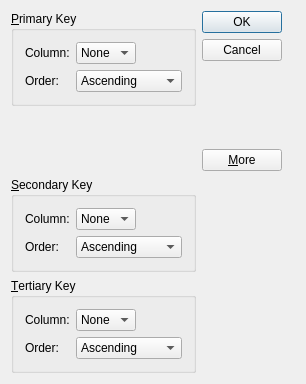
<?xml version="1.0" encoding="UTF-8"?>
<ui version="4.0">
 <class>sortDialog</class>
 <widget class="QDialog" name="sortDialog">
  <property name="geometry">
   <rect>
    <x>0</x>
    <y>0</y>
    <width>306</width>
    <height>384</height>
   </rect>
  </property>
  <property name="windowTitle">
   <string>sort</string>
  </property>
  <layout class="QFormLayout" name="formLayout">
   <item row="0" column="0">
    <layout class="QGridLayout" name="gridLayout_4">
     <item row="0" column="0">
      <widget class="QGroupBox" name="primaryGroupBox">
       <property name="title">
        <string>&amp;Primary Key</string>
       </property>
       <layout class="QGridLayout" name="gridLayout">
        <item row="0" column="0">
         <widget class="QLabel" name="label">
          <property name="text">
           <string>Column:</string>
          </property>
         </widget>
        </item>
        <item row="0" column="1">
         <widget class="QComboBox" name="primaryColumnCombo">
          <item>
           <property name="text">
            <string>None</string>
           </property>
          </item>
         </widget>
        </item>
        <item row="0" column="2">
         <spacer name="horizontalSpacer">
          <property name="orientation">
           <enum>Qt::Horizontal</enum>
          </property>
          <property name="sizeHint" stdset="0">
           <size>
            <width>40</width>
            <height>20</height>
           </size>
          </property>
         </spacer>
        </item>
        <item row="1" column="0">
         <widget class="QLabel" name="label_6">
          <property name="text">
           <string>Order:</string>
          </property>
         </widget>
        </item>
        <item row="1" column="1" colspan="2">
         <widget class="QComboBox" name="primaryOrderCombo">
          <item>
           <property name="text">
            <string>Ascending</string>
           </property>
          </item>
          <item>
           <property name="text">
            <string>Descending</string>
           </property>
          </item>
         </widget>
        </item>
       </layout>
      </widget>
     </item>
     <item row="0" column="1" rowspan="2">
      <layout class="QVBoxLayout" name="verticalLayout">
       <item>
        <widget class="QPushButton" name="okButton">
         <property name="text">
          <string>OK</string>
         </property>
         <property name="default">
          <bool>true</bool>
         </property>
        </widget>
       </item>
       <item>
        <widget class="QPushButton" name="cancelButton">
         <property name="enabled">
          <bool>true</bool>
         </property>
         <property name="text">
          <string>Cancel</string>
         </property>
        </widget>
       </item>
       <item>
        <spacer name="verticalSpacer">
         <property name="orientation">
          <enum>Qt::Vertical</enum>
         </property>
         <property name="sizeHint" stdset="0">
          <size>
           <width>0</width>
           <height>20</height>
          </size>
         </property>
        </spacer>
       </item>
       <item>
        <widget class="QPushButton" name="moreButton">
         <property name="text">
          <string>&amp;More</string>
         </property>
         <property name="checkable">
          <bool>true</bool>
         </property>
        </widget>
       </item>
      </layout>
     </item>
     <item row="1" column="0">
      <spacer name="verticalSpacer_2">
       <property name="orientation">
        <enum>Qt::Vertical</enum>
       </property>
       <property name="sizeHint" stdset="0">
        <size>
         <width>0</width>
         <height>20</height>
        </size>
       </property>
      </spacer>
     </item>
     <item row="2" column="0">
      <widget class="QGroupBox" name="secondaryGroupBox">
       <property name="title">
        <string>&amp;Secondary Key</string>
       </property>
       <layout class="QGridLayout" name="gridLayout_2">
        <item row="0" column="0">
         <widget class="QLabel" name="label_2">
          <property name="text">
           <string>Column:</string>
          </property>
         </widget>
        </item>
        <item row="0" column="1">
         <widget class="QComboBox" name="secondaryColumnCombo">
          <item>
           <property name="text">
            <string>None</string>
           </property>
          </item>
         </widget>
        </item>
        <item row="0" column="2">
         <spacer name="horizontalSpacer_2">
          <property name="orientation">
           <enum>Qt::Horizontal</enum>
          </property>
          <property name="sizeHint" stdset="0">
           <size>
            <width>40</width>
            <height>20</height>
           </size>
          </property>
         </spacer>
        </item>
        <item row="1" column="0">
         <widget class="QLabel" name="label_3">
          <property name="text">
           <string>Order:</string>
          </property>
         </widget>
        </item>
        <item row="1" column="1" colspan="2">
         <widget class="QComboBox" name="secondaryOrderCombo">
          <item>
           <property name="text">
            <string>Ascending</string>
           </property>
          </item>
          <item>
           <property name="text">
            <string>Descending</string>
           </property>
          </item>
         </widget>
        </item>
       </layout>
      </widget>
     </item>
     <item row="3" column="0">
      <widget class="QGroupBox" name="tertiaryGroupBox">
       <property name="title">
        <string>&amp;Tertiary Key</string>
       </property>
       <layout class="QGridLayout" name="gridLayout_3">
        <item row="0" column="0">
         <widget class="QLabel" name="label_4">
          <property name="text">
           <string>Column:</string>
          </property>
         </widget>
        </item>
        <item row="0" column="1">
         <widget class="QComboBox" name="tertiaryColumnCombo">
          <item>
           <property name="text">
            <string>None</string>
           </property>
          </item>
         </widget>
        </item>
        <item row="0" column="2">
         <spacer name="horizontalSpacer_3">
          <property name="orientation">
           <enum>Qt::Horizontal</enum>
          </property>
          <property name="sizeHint" stdset="0">
           <size>
            <width>40</width>
            <height>20</height>
           </size>
          </property>
         </spacer>
        </item>
        <item row="1" column="0">
         <widget class="QLabel" name="label_5">
          <property name="text">
           <string>Order:</string>
          </property>
         </widget>
        </item>
        <item row="1" column="1" colspan="2">
         <widget class="QComboBox" name="tertiaryOrderCombo">
          <item>
           <property name="text">
            <string>Ascending</string>
           </property>
          </item>
          <item>
           <property name="text">
            <string>Descending</string>
           </property>
          </item>
         </widget>
        </item>
       </layout>
      </widget>
     </item>
    </layout>
   </item>
  </layout>
 </widget>
 <layoutdefault spacing="6" margin="11"/>
 <tabstops>
  <tabstop>okButton</tabstop>
  <tabstop>cancelButton</tabstop>
  <tabstop>moreButton</tabstop>
  <tabstop>primaryColumnCombo</tabstop>
  <tabstop>primaryOrderCombo</tabstop>
  <tabstop>secondaryColumnCombo</tabstop>
  <tabstop>secondaryOrderCombo</tabstop>
  <tabstop>tertiaryColumnCombo</tabstop>
  <tabstop>tertiaryOrderCombo</tabstop>
 </tabstops>
 <resources/>
 <connections>
  <connection>
   <sender>moreButton</sender>
   <signal>toggled(bool)</signal>
   <receiver>secondaryGroupBox</receiver>
   <slot>setVisible(bool)</slot>
   <hints>
    <hint type="sourcelabel">
     <x>285</x>
     <y>130</y>
    </hint>
    <hint type="destinationlabel">
     <x>178</x>
     <y>225</y>
    </hint>
   </hints>
  </connection>
  <connection>
   <sender>okButton</sender>
   <signal>clicked()</signal>
   <receiver>sortDialog</receiver>
   <slot>accept()</slot>
   <hints>
    <hint type="sourcelabel">
     <x>237</x>
     <y>28</y>
    </hint>
    <hint type="destinationlabel">
     <x>133</x>
     <y>177</y>
    </hint>
   </hints>
  </connection>
  <connection>
   <sender>cancelButton</sender>
   <signal>clicked()</signal>
   <receiver>sortDialog</receiver>
   <slot>reject()</slot>
   <hints>
    <hint type="sourcelabel">
     <x>220</x>
     <y>59</y>
    </hint>
    <hint type="destinationlabel">
     <x>185</x>
     <y>194</y>
    </hint>
   </hints>
  </connection>
  <connection>
   <sender>moreButton</sender>
   <signal>toggled(bool)</signal>
   <receiver>tertiaryGroupBox</receiver>
   <slot>setVisible(bool)</slot>
   <hints>
    <hint type="sourcelabel">
     <x>247</x>
     <y>122</y>
    </hint>
    <hint type="destinationlabel">
     <x>154</x>
     <y>283</y>
    </hint>
   </hints>
  </connection>
 </connections>
</ui>
